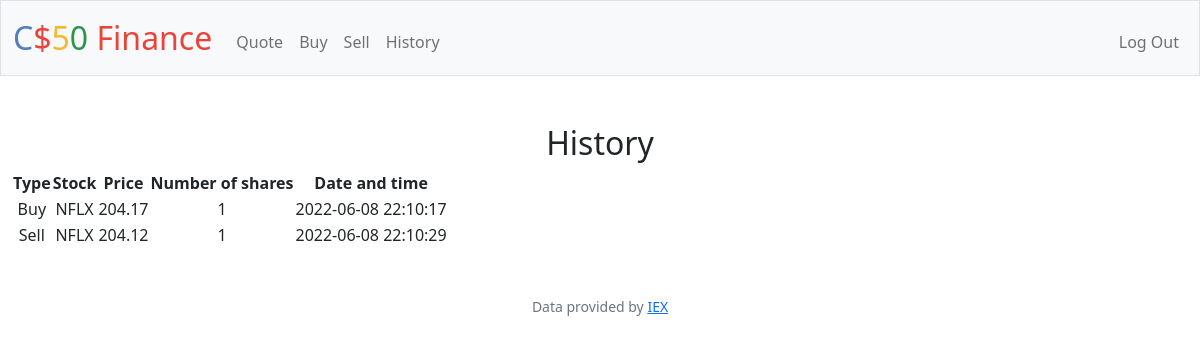
The app's page /history (signed in) with its own data.
### tables this page shows
CREATE TABLE transactions (id INTEGER PRIMARY KEY AUTOINCREMENT NOT NULL, user_id INTEGER NOT NULL, stock TEXT NOT NULL, value TEXT NOT NULL, type TEXT, time TEXT, shares TEXT);

### app.py (the view)
@app.route("/history")
@login_required
def history():
    history = db.execute("SELECT * FROM transactions WHERE user_id = ?", session["user_id"])
    return render_template("history.html", history=history)

### app.py (called while the page is built)
@app.after_request
def after_request(response):
    response.headers["Cache-Control"] = "no-cache, no-store, must-revalidate"
    response.headers["Expires"] = 0
    response.headers["Pragma"] = "no-cache"
    return response

### helpers.py (called while the page is built)
def login_required(f):
    @wraps(f)
    def decorated_function(*args, **kwargs):
        if session.get("user_id") is None:
            return redirect("/login")
        return f(*args, **kwargs)
    return decorated_function

### templates/history.html (shortened to what this page needs)
{% extends "layout.html" %}
{% block main %}
    <div class="section">
        <h2>History</h2>
        <table>
            <thead>
                <tr>
                    <th>Type</th>
                    <th>Stock</th>
                    <th>Price</th>
                    <th>Number of shares</th>
                    <th>Date and time</th>
                </tr>
            </thead>
            <tbody>
                {% for id in history %}
                <tr>
                    <td>{{ id["type"] }}</td>
                    <td>{{ id["stock"] }} </td>
                    <td>{{ id["value"] }}</td>
                    <td>{{ id["shares"] }} </td>
                    <td>{{ id["time"] }}</td>
                </tr>
                {% endfor %}
            </tbody>
        </table>
    </div>
{% endblock %}

### records on screen
transactions: type "Buy", stock "NFLX", value "204.17", shares "1", time "2022-06-08 22:10:17"
transactions: type "Sell", stock "NFLX", value "204.12", shares "1", time "2022-06-08 22:10:29"
